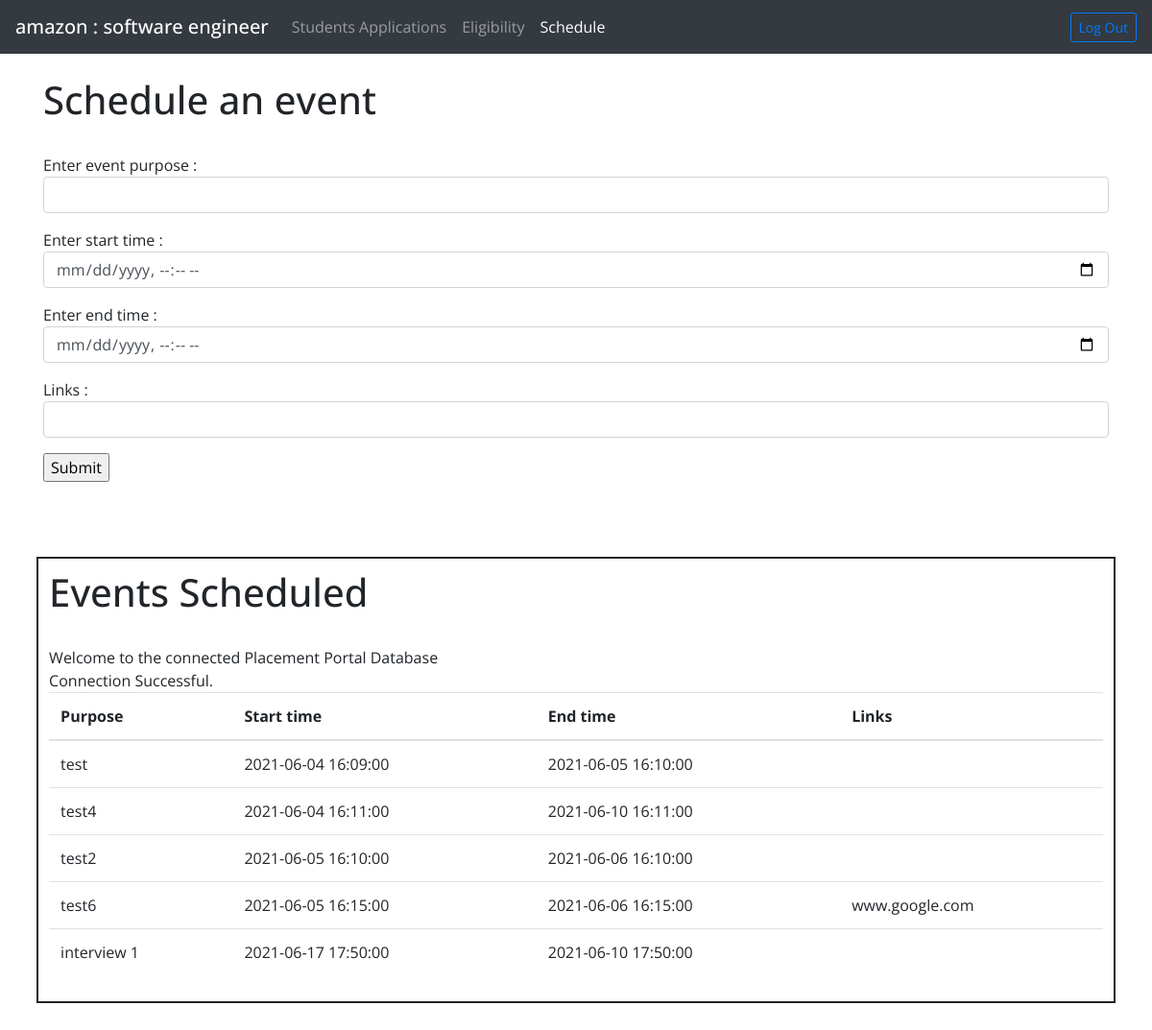
The app's page /job_db_schedule.php (signed in) with its own data.
### tables this page shows
CREATE TABLE `time_slots` (
  `start_time` datetime NOT NULL,
  `end_time` datetime NOT NULL,
  `links` varchar(200) DEFAULT NULL,
  `purpose` varchar(200) NOT NULL,
  `company_name` varchar(50) NOT NULL,
  `profile_name` varchar(50) NOT NULL
);

### job_db_schedule.php (the view, shortened to what this page needs)
<!DOCTYPE html>
<html>
<head>
	<link rel="stylesheet" href="https://cdn.jsdelivr.net/npm/bootstrap@4.5.3/dist/css/bootstrap.min.css">
</head>
<body>
	<nav class="navbar navbar-expand-lg navbar-dark bg-dark">
		<a class="navbar-brand mb-0 h1" href="#">
		 	<?php echo $_SESSION['company_name']." : ".$_SESSION['profile_name'] ?>
		</a>
    	<div class="collapse navbar-collapse" id="navbarSupportedContent">
    		<ul class="navbar-nav mr-auto">
		      <li class="nav-item">
		        <a class="nav-link" href="job_db_app.php">Students Applications <span class="sr-only">(current)</span></a>
		      </li>
		      <li class="nav-item">
		      	<a class="nav-link" href="job_db_eligibility.php">Eligibility</a>
		      </li>
		      <li class="nav-item active">
		      	<a class="nav-link" href="job_db_schedule.php">Schedule</a>
		      </li>
  			</ul>
  			<form class="form-inline" action="" method="post">
    			<input class="btn btn-sm btn-outline-primary" type="submit" name="logout" value="Log Out"/>
  			</form>
  		</div>
	</nav>
	<br>
	<div class="container">
  	<h1>Schedule an event</h1>
  	<br>
  	<form method="post" action="" >
		<div class="form-group">
		  	Enter event purpose :
			<input type="text" name="purpose" class="form-control" required/>
		</div>
		<div class="form-group">
		Enter start time :
		<input type="datetime-local" name="start_time" class="form-control" required/>
		</div>
		<div class="form-group">
		Enter end time :
		<input type="datetime-local" name="end_time" class="form-control" required/>
		</div>
		<div class="form-group">
		Links :
		<input type="text" name="links" class="form-control"/>
		</div>
		<div class="form-group">
  		<input type="submit" name="sub" >
		</div>
  	</form>
</div>
	<br>
	<div class="dtable">
		<h1> Events Scheduled</h1>
		<br>
		<table class="table">
	  		<thead>
	  			<th scope="col"> Purpose </th>
	  			<th scope="col"> Start time</th>
	  			<th scope="col"> End time</th>
	  			<th scope="col"> Links</th>
	  		</thead>
	  		<tbody>
	  		<?php
	  			require('db.php');
	  			$sql = "SELECT * FROM placement_portal.time_slots T WHERE T.company_name='".$_SESSION['company_name']."' AND T.profile_name='".$_SESSION['profile_name']."' ORDER BY T.start_time";
	  			$stmt = $conn->query($sql);
	  			while ($row=$stmt->fetch(PDO::FETCH_ASSOC)) {
					echo "<tr><td>";
					echo $row['purpose'];
					echo "</td><td>";
					echo $row['start_time'];
					echo "</td><td>";
					echo $row['end_time'];
					echo "</td><td>";
					echo $row['links'];
					echo "</td></tr>";
				}
	  		?>
	  		</tbody>
	  	</table>
  	</div><br>
</body>
</html>

### job_db_schedule.php (style rules this page uses)
* { font-family: "Open Sans", sans-serif; }
.dtable { margin: 10mm; border-style: solid; border-width: 2px; padding: 3mm; }

### records on screen
time_slots: purpose "test", start_time "2021-06-04 16:09:00", end_time "2021-06-05 16:10:00"
time_slots: purpose "test4", start_time "2021-06-04 16:11:00", end_time "2021-06-10 16:11:00"
time_slots: purpose "test2", start_time "2021-06-05 16:10:00", end_time "2021-06-06 16:10:00"
time_slots: purpose "test6", start_time "2021-06-05 16:15:00", end_time "2021-06-06 16:15:00", links "www.google.com"
time_slots: purpose "interview 1", start_time "2021-06-17 17:50:00", end_time "2021-06-10 17:50:00"

### other values on screen
$_SESSION['company_name'] "amazon"
$_SESSION['profile_name'] "software engineer"
